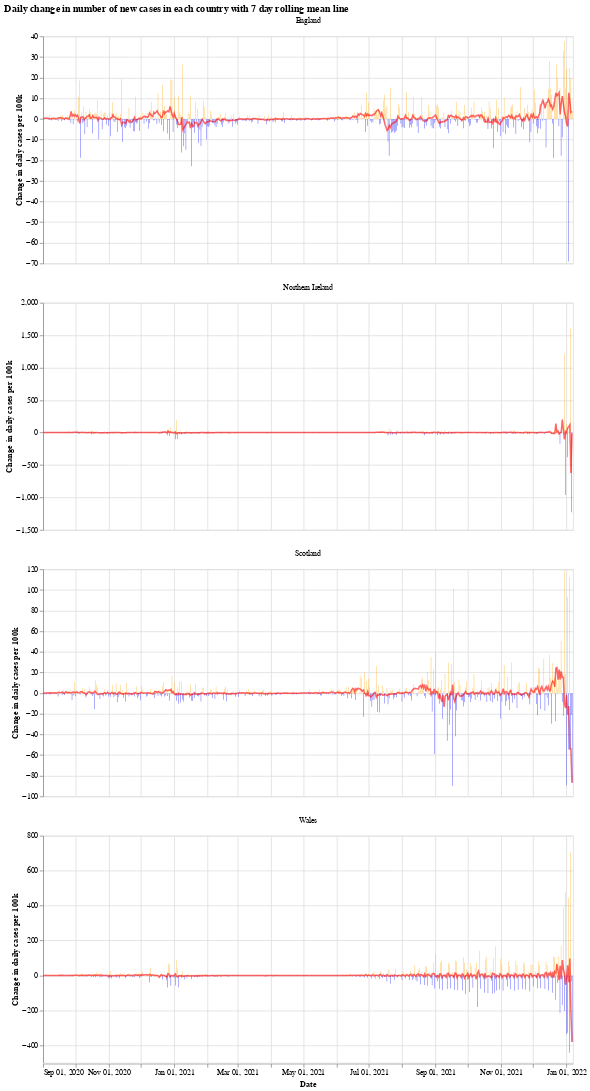

Notebook code cell kept with this figure:
### Markdown cell above
We will use the Python library `Altair` for visualising the data, see the [altair docs](https://altair-viz.github.io/) for more information.

First we have a graph which shows the daily change in the number of new cases for each country. This number jumps up and down all over the place, which is likely due to delay in reporting of new cases over the weekend. Another interesting thing is that it looks like the daily cases in Wales experienced a much shorter period of calm over the summer (calm in the sense of daily cases not jumping up and down).

The orange bars are days when the number of new cases (per 100k population) was more than the previous day, while the blue are days when the number of new cases dropped. The red line is the 7 day moving average. 

When the moving average line is below 0, it means that there is a consistent drop in new cases. We can see this clearly happening around the times that lockdowns were introduced (though, to varying degrees). I will update the graphs soon with a marker of when each lockdown started.

### Code cell
# collapse
import altair as alt

bars = alt.Chart(uk_cases).mark_bar().encode(
    x=alt.X("yearmonthdate(date):T", axis=alt.Axis(title='Date')),
    y=alt.Y("casesChangeRate:Q", axis=alt.Axis(title='Change in daily cases per 100k')),
    tooltip='casesChange',
    color=alt.condition(
        alt.datum.casesChangeRate > 0,
        alt.value("orange"),  # The positive color
        alt.value("blue")  # The negative color
    )
).properties(title='Daily change in number of new cases with 7 day rolling mean',width=700).interactive()

line = alt.Chart(uk_cases).mark_line(
    color='red',
    size=2,
    opacity=0.6
).transform_window(
    rolling_mean='mean(casesChangeRate)',
    frame=[0, 7],
    groupby=['areaName']
).encode(
    x='yearmonthdate(date):T',
    y='rolling_mean:Q'
)

alt.layer(bars, line, data=uk_cases).facet(alt.Column(
    'areaName', title=''), columns=1).resolve_scale(y='independent').properties(title='Daily change in number of new cases in each country with 7 day rolling mean line')

### Figure 1 — Vega-Lite specification as saved in the notebook (floating-point values rounded to 4 significant figures; data arrays with more than 128 entries replaced by an {"elided": "..."} marker saying what was removed)
{"config": {"view": {"continuousWidth": 400, "continuousHeight": 300}}, "data": {"name": "data-13dfd2925d397cc7e0739a37f2b9d9bc"}, "facet": {"type": "nominal", "field": "areaName", "title": ""}, "spec": {"layer": [{"mark": "bar", "encoding": {"color": {"condition": {"value": "orange", "test": "(datum.casesChangeRate > 0)"}, "value": "blue"}, "tooltip": {"type": "quantitative", "field": "casesChange"}, "x": {"type": "temporal", "axis": {"title": "Date"}, "field": "date", "timeUnit": "yearmonthdate"}, "y": {"type": "quantitative", "axis": {"title": "Change in daily cases per 100k"}, "field": "casesChangeRate"}}, "selection": {"selector001": {"type": "interval", "bind": "scales", "encodings": ["x", "y"]}}, "title": "Daily change in number of new cases with 7 day rolling mean", "width": 700}, {"mark": {"type": "line", "color": "red", "opacity": 0.6, "size": 2}, "encoding": {"x": {"type": "temporal", "field": "date", "timeUnit": "yearmonthdate"}, "y": {"type": "quantitative", "field": "rolling_mean"}}, "transform": [{"window": [{"op": "mean", "field": "casesChangeRate", "as": "rolling_mean"}], "frame": [0, 7], "groupby": ["areaName"]}]}]}, "columns": 1, "resolve": {"scale": {"y": "independent"}}, "title": "Daily change in number of new cases in each country with 7 day rolling mean line", "$schema": "https://vega.github.io/schema/vega-lite/v4.8.1.json", "datasets": {"data-13dfd2925d397cc7e0739a37f2b9d9bc": {"elided": "1972 records"}}}
